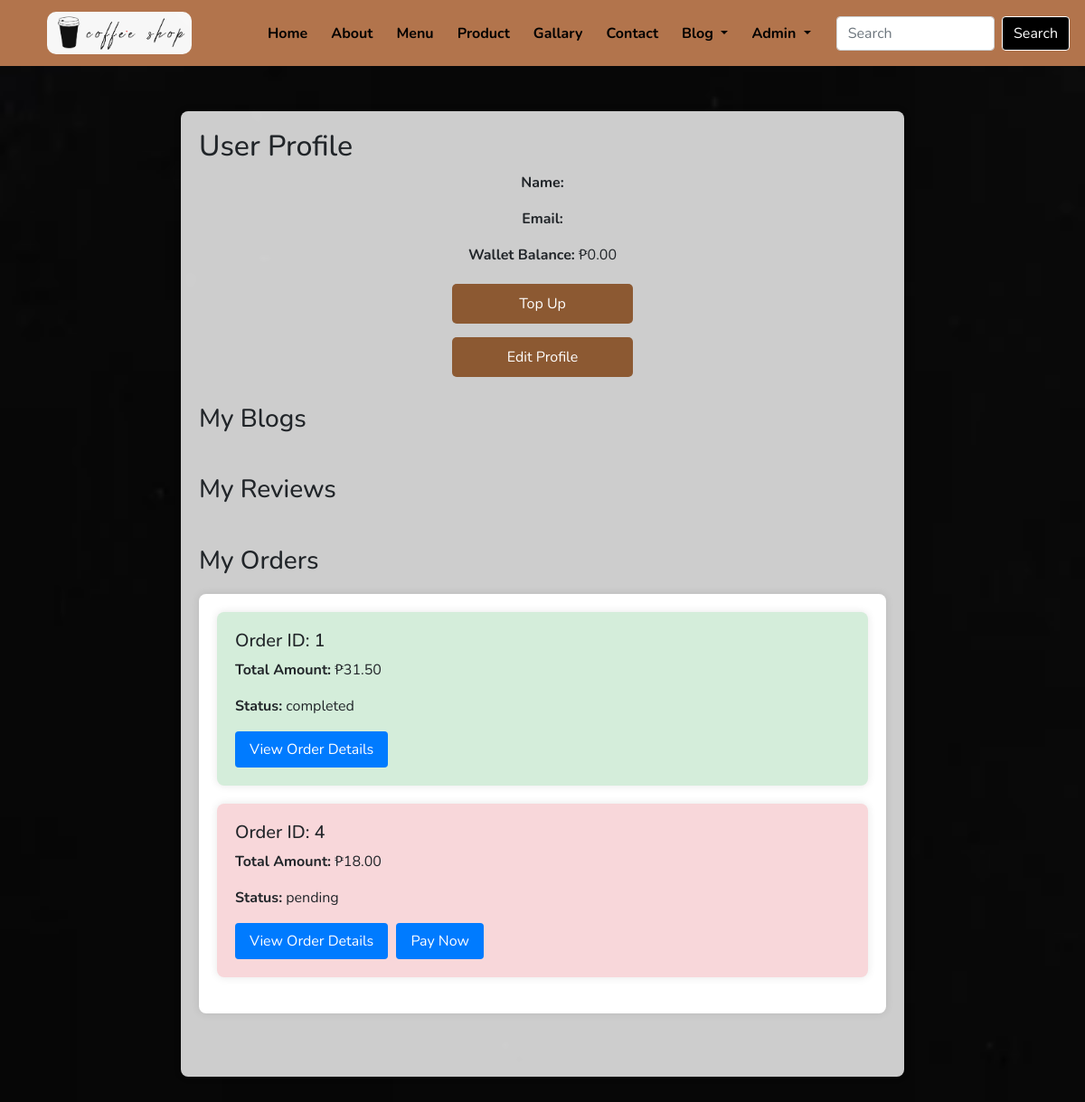
The page /itsecwb/profile.php (signed in) on the database its author committed.
### tables this page shows
CREATE TABLE `orders` (
  `id` int(11) NOT NULL,
  `user_id` int(11) NOT NULL,
  `total_amount` decimal(10,2) NOT NULL,
  `status` varchar(50) NOT NULL DEFAULT 'pending',
  `created_at` timestamp NOT NULL DEFAULT current_timestamp(),
  `updated_at` timestamp NOT NULL DEFAULT current_timestamp() ON UPDATE current_timestamp()
);

### itsecwb/profile.php (the view, shortened to what this page needs)
<?php
include 'navbar.php';
include 'includes/db.php';
$user_id = $_SESSION['user_id'];
$userData = fetchUserData($user_id);
function fetchUserData($user_id) {
    global $conn;
    $query = "SELECT * FROM users WHERE id = ?";
    $stmt = $conn->prepare($query);
    $stmt->bind_param("i", $user_id);
    $stmt->execute();
    $result = $stmt->get_result();
    if ($result->num_rows > 0) {
        return $result->fetch_assoc();
    } else {
        return null;
    }
}
function fetchUserOrders($user_id) {
    global $conn;
    $orders = array();
    $query = "SELECT * FROM orders WHERE user_id = ?";
    $stmt = $conn->prepare($query);
    $stmt->bind_param("i", $user_id);
    $stmt->execute();
    $result = $stmt->get_result();
    while ($row = $result->fetch_assoc()) {
        $order_id = $row['id'];
        $order_items = fetchOrderItems($order_id);
        $row['items'] = $order_items;
        $orders[] = $row;
    }
    return $orders;
}
function fetchOrderItems($order_id) {
    global $conn;
    $items = array();
    $query = "SELECT oi.*, i.name
              FROM order_items oi
              JOIN items i ON oi.item_id = i.id
              WHERE oi.order_id = ?";
    $stmt = $conn->prepare($query);
    $stmt->bind_param("i", $order_id);
    $stmt->execute();
    $result = $stmt->get_result();
    while ($row = $result->fetch_assoc()) {
        $items[] = $row;
    }
    return $items;
}
if ($userData) {
    $full_name = $userData['full_name'];
    $email = $userData['email'];
    $profile_photo = 'images/' . $userData['profile_photo'];
    $wallet_balance = $userData['wallet'];
} else {
    $full_name = null;
    $email = null;
    $wallet_balance = 0;
}
$userOrders = fetchUserOrders($user_id);
?>
<!DOCTYPE html>
<html lang="en">
<head>
    <link href="https://cdn.jsdelivr.net/npm/bootstrap@5.0.2/dist/css/bootstrap.min.css" rel="stylesheet">
</head>
<body>
    <div class="content-container">
        <h2>User Profile</h2>
        <div class="profile-info">
            <p><strong>Name:</strong> <?php echo htmlspecialchars($full_name); ?></p>
            <p><strong>Email:</strong> <?php echo htmlspecialchars($email); ?></p>
            <p><strong>Wallet Balance:</strong> ₱<?php echo number_format($wallet_balance, 2); ?></p>
        </div>
        <button id="editProfileBtn" onclick="window.location.href='wallet.php'">Top Up</button>
        <button id="editProfileBtn" onclick="togglePopup('editProfileFormOverlay')">Edit Profile</button>
        <h3 style="margin-top: 30px; margin-bottom: 15px;">My Blogs</h3>
        <h3 style="margin-top: 30px; margin-bottom: 15px;">My Reviews</h3>
        <h3 style="margin-top: 30px; margin-bottom: -30px;">My Orders</h3>
        <div class="blank-container">
            <?php foreach ($userOrders as $order): ?>
                <div class="order-container <?php echo $order['status']; ?>">
                    <h3 style="font-size: 20px;">Order ID: <?php echo $order['id']; ?></h3>
                    <p><strong>Total Amount:</strong> ₱<?php echo number_format($order['total_amount'], 2); ?></p>
                    <p><strong>Status:</strong> <?php echo htmlspecialchars($order['status']); ?></p>
                    <div class="order-details">
                    <button onclick="toggleOrderDetails(<?php echo $order['id']; ?>)">View Order Details</button>
                        <?php if ($order['status'] === 'pending'): ?>
                            <button class="pay-now-btn" onclick="togglePopup('payNowFormOverlay', <?php echo $order['id']; ?>)">Pay Now</button>
                        <?php endif; ?>
                    </div>
                </div>
            <?php endforeach; ?>
        </div>
    </div>
</body>
</html>

### itsecwb/css/style.css (style rules this page uses)
* { margin: 0; padding: 0; box-sizing: border-box; font-family: "Nunito", sans-serif; }
html { scroll-behavior: smooth; }

### itsecwb/profile.php (style rules this page uses)
body { background-image: url('css/bc3.png'); font-family: 'Nunito', sans-serif; background-size: cover; background-repeat: no-repeat; background-attachment: fixed; }
.content-container { padding: 20px; background-color: rgba(255, 255, 255, 0.8); border-radius: 8px; box-shadow: 0 0 10px rgba(0, 0, 0, 0.1); max-width: 800px; margin: 50px auto; }
.blank-container { padding: 20px; background-color: #fff; border-radius: 8px; box-shadow: 0 0 10px rgba(0, 0, 0, 0.1); max-width: 800px; margin: 50px auto; }
.order-container { padding: 20px; background-color: rgba(255, 255, 255, 0.8); border-radius: 8px; box-shadow: 0 0 10px rgba(0, 0, 0, 0.1); margin-bottom: 20px; }
.order-container.completed { background-color: #d4edda; border-color: #c3e6cb; }
.order-container.pending { background-color: #f8d7da; border-color: #f5c6cb; }
.order-details { margin-top: 10px; }
.pay-now-btn { padding: 8px 16px; background-color: #007bff; color: #fff; border: none; border-radius: 4px; cursor: pointer; transition: background-color 0.3s ease; }
.profile-info { text-align: center; margin-bottom: 20px; }
#editProfileBtn { display: block; width: 100%; max-width: 200px; margin: 15px auto; padding: 10px; background-color: #8c5932; color: white; border: none; border-radius: 5px; cursor: pointer; transition: background-color 0.3s ease; }
button { padding: 8px 16px; border: none; cursor: pointer; border-radius: 4px; background-color: #007bff; color: #fff; margin-right: 5px; }

### rows shown on the page
orders: id "1", total_amount "31.50", status "completed"
orders: id "4", total_amount "18.00", status "pending"

### other values the page prints
$user_name "Admin"
$wallet_balance "0.00"
